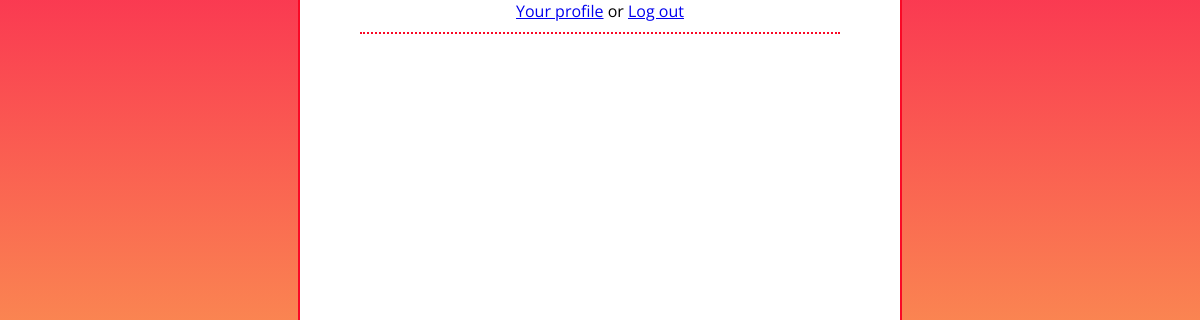
The app's page / (signed in), older data.
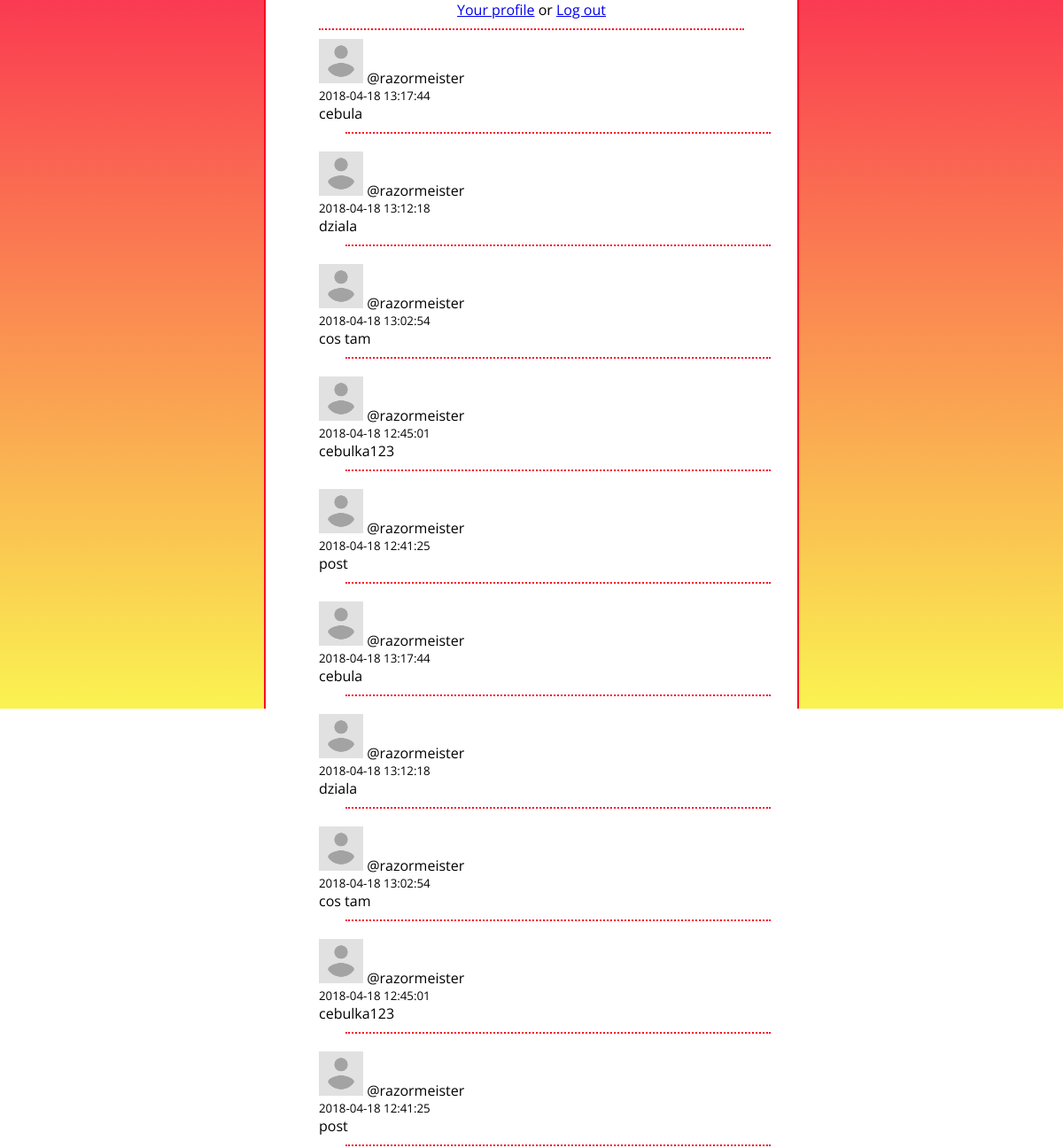
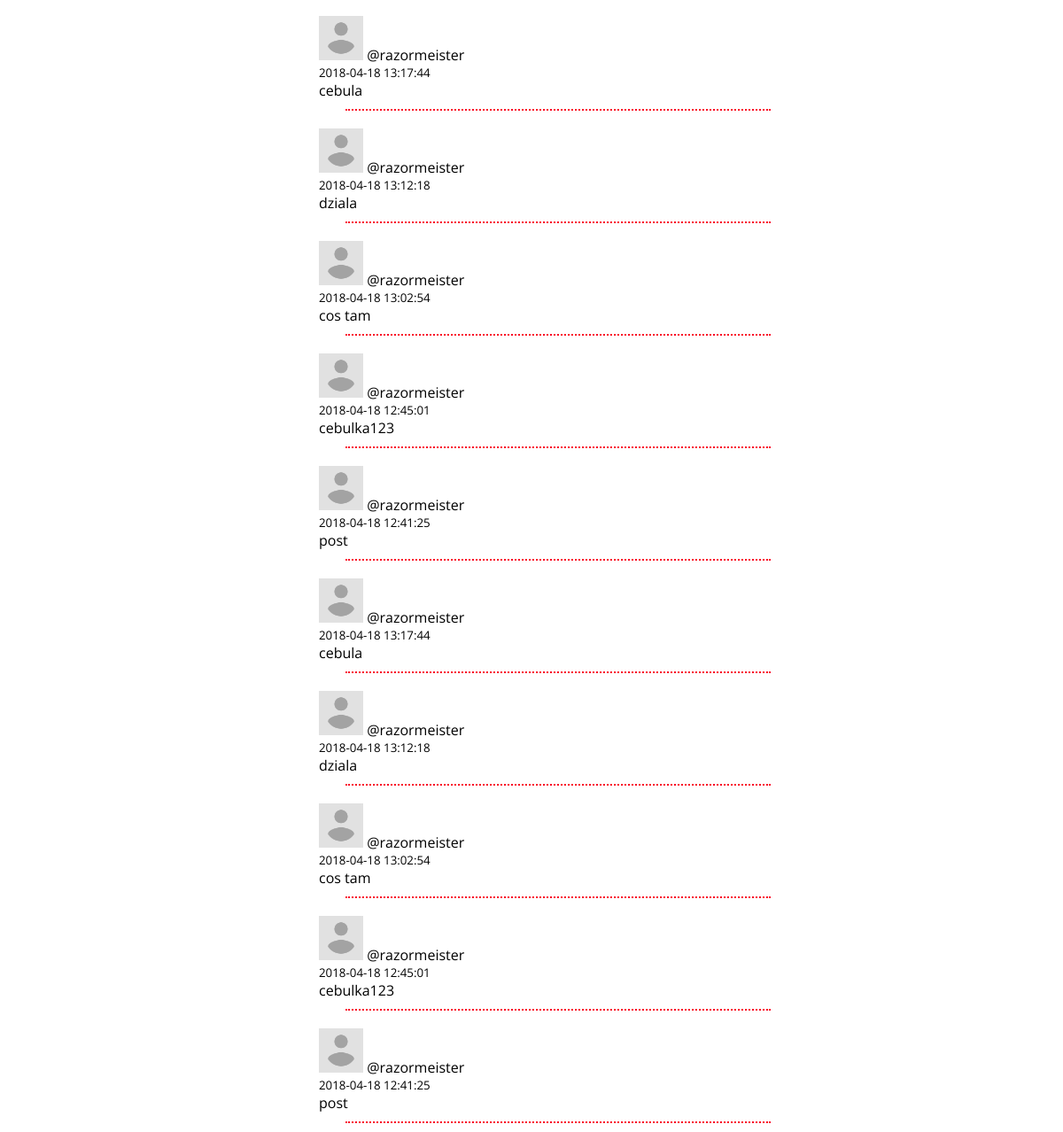
The same page, newer data (2 pictures, top to bottom).
### tables this page shows
CREATE TABLE posts (
	id INTEGER NOT NULL PRIMARY KEY AUTOINCREMENT,
	author TEXT NOT NULL,
	content TEXT NOT NULL,
	date TIMESTAMP NOT NULL DEFAULT CURRENT_TIMESTAMP
);

CREATE TABLE users (
	username TEXT NOT NULL PRIMARY KEY,
	password TEXT NOT NULL,
	avatar TEXT NOT NULL DEFAULT '/static/avatar.png',
	follows TEXT NOT NULL DEFAULT '[]'
);

### app.py (the view)
@app.route("/")
def route_index():
	if 'username' in session:
		info = db.get_user_info(session['username'])
		following = json.loads(info["follows"])
		print(following)
	else:
		following = None
	return render_template("index.html", following=following, db=db)

### db.py (called while the page is built)
    def get_user_info(self, username):
        cursor = self.db.cursor()
        cursor.execute("SELECT * FROM `users` WHERE `username`=?", (username,))
        row = cursor.fetchone()
        if row is None:
            return None
        else:
            return {"username":row[0], "password":row[1], "avatar":row[2], "follows":row[3]}

    def get_user_posts(self, username):
        cursor = self.db.cursor()
        cursor.execute("SELECT * FROM posts WHERE author=? ORDER BY date DESC", (username,))
        row = cursor.fetchall()
        if row is None:
            return None
        else:
            return row

### templates/index.html (shortened to what this page needs)
<!doctype html>
<html lang="en">
	<head>
	  <link rel="stylesheet" href="/static/css/styles.css" type="text/css">
	  <link rel="stylesheet" href="bootstrap.min" type="text/css">
	  <link rel="stylesheet" href="bootstrap-reboot.min" type="text/css">
	  <link rel="stylesheet" href="bootstrap.-grid" type="text/css">
	</head>
	<body>
	<div id="container">
		<div id="content">
			{% if 'username' in session %}
				<a href="/profile/{{session['username']}}">Your profile</a> or <a href="/logout">Log out</a>
			{% else %}
				<a href="/register">Register</a> or <a href="/login">Login</a>
			{% endif %}
			<div id="user"></div>
			{% if following != None %}
				{% for follow in following %}
					{% for post in db.get_user_posts(follow) %}
					{% set info = db.get_user_info(follow) %}
										<div class="post">
					<img src="{{ info['avatar'] }}" class="postavatar">
					<span class="postname">@{{ info['username'] }}</span>
					<div class="posttime">{{ post[3] }}</div>
					<div class="postcontent">
						{{ post[2]}}
					</div>
					<div id="user"></div>
				</div>
					{% endfor %}
				{% endfor %}
			{% endif %}
		</div>
	</div>
	</body>
</html>

Row changes from the older to the newer data that the page shows:
added posts: avatar (placeholder picture), date "2018-04-18 13:17:44", content "cebula"
now on this page (row edited): users: username "razormeister"
added posts: avatar (placeholder picture), date "2018-04-18 13:12:18", content "dziala"
added posts: avatar (placeholder picture), date "2018-04-18 13:02:54", content "cos tam"
now on this page (row unchanged): posts: avatar (placeholder picture), date "2018-04-18 12:45:01", content "cebulka123"
now on this page (row unchanged): posts: avatar (placeholder picture), date "2018-04-18 12:41:25", content "post"
